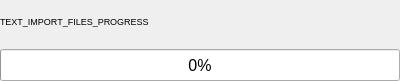
<?xml version="1.0" encoding="UTF-8"?>
<ui version="4.0">
 <class>LoadingWidget</class>
 <widget class="QWidget" name="LoadingWidget">
  <property name="geometry">
   <rect>
    <x>0</x>
    <y>0</y>
    <width>400</width>
    <height>81</height>
   </rect>
  </property>
  <property name="windowTitle">
   <string>Form</string>
  </property>
  <layout class="QVBoxLayout" name="verticalLayout">
   <property name="leftMargin">
    <number>0</number>
   </property>
   <property name="topMargin">
    <number>0</number>
   </property>
   <property name="rightMargin">
    <number>0</number>
   </property>
   <property name="bottomMargin">
    <number>0</number>
   </property>
   <item>
    <layout class="QHBoxLayout" name="horizontalLayout">
     <property name="spacing">
      <number>8</number>
     </property>
     <item>
      <widget class="QLabel" name="label_status">
       <property name="font">
        <font>
         <pointsize>7</pointsize>
        </font>
       </property>
       <property name="text">
        <string>TEXT_IMPORT_FILES_PROGRESS</string>
       </property>
      </widget>
     </item>
     <item>
      <widget class="QLabel" name="label">
       <property name="sizePolicy">
        <sizepolicy hsizetype="Expanding" vsizetype="Preferred">
         <horstretch>0</horstretch>
         <verstretch>0</verstretch>
        </sizepolicy>
       </property>
       <property name="text">
        <string/>
       </property>
       <property name="alignment">
        <set>Qt::AlignLeading|Qt::AlignLeft|Qt::AlignVCenter</set>
       </property>
      </widget>
     </item>
    </layout>
   </item>
   <item>
    <widget class="QProgressBar" name="progress_bar">
     <property name="minimumSize">
      <size>
       <width>0</width>
       <height>32</height>
      </size>
     </property>
     <property name="font">
      <font>
       <pointsize>12</pointsize>
      </font>
     </property>
     <property name="value">
      <number>0</number>
     </property>
    </widget>
   </item>
  </layout>
 </widget>
 <resources/>
 <connections/>
</ui>
